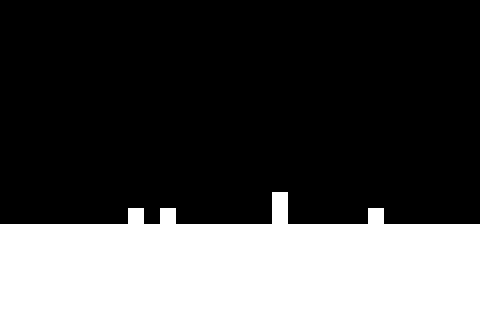

A level layout from a 2D game, rendered from its tile map. Below: a short description, then the map file with tile-grid data replaced by summaries:
An orthogonal 30x20 tile map with 16x16 px tiles, 2 tile layers (Floor, Danger).

<map version="1.0" orientation="orthogonal" renderorder="right-down" width="30" height="20" tilewidth="16" tileheight="16">
 <tileset firstgid="1" name="FloorTiles" tilewidth="16" tileheight="16">
  <image source="../../images/tiles/FloorTiles.png" width="32" height="16" />
 </tileset>
 <layer name="Floor" width="30" height="20">
  <properties>
   <property name="tileset" value="FloorTiles" />
  </properties>
  <data>[600 cells, 180 non-empty, 1 distinct tile ids]</data>
 </layer>
 <layer name="Danger" width="30" height="20">
  <properties>
   <property name="tileset" value="FloorTiles" />
  </properties>
  <data>[600 cells, 5 non-empty, 1 distinct tile ids]</data>
 </layer>
</map>
